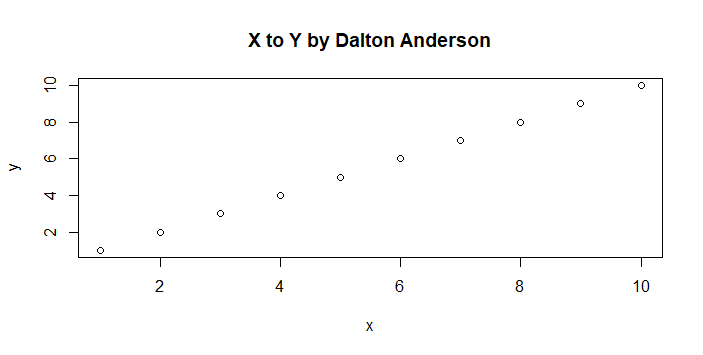

Generate this figure with R:
name <- "X to Y by Dalton Anderson"
x <- 1:10
y <- 1:10

name
plot( x, y, main=name )
